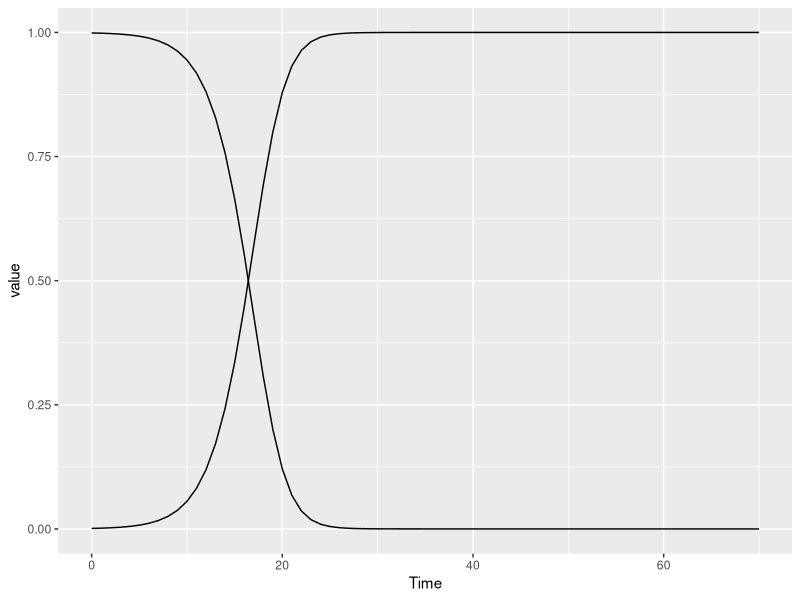

Write R code to recreate this figure.
library("dplyr")
library("ggplot2")
library("reshape2")

  
infected<-1
hosts<-1000
t<-0
I<-infected/hosts
S<-1-I
beta<-.5


  simodeldf<-data.frame(Susceptible=S,Infected=I,Time=t)
  
  while(I<1){
  if(I<1){
  
  ds<- -beta*I*S
  di<- beta*I*S
  

  
  I<-I + di
  S <- S + ds
  
  
  t<-t+1
  
  simodeldf<-rbind(simodeldf,data.frame(Susceptible=S,Infected=I,Time=t))
  } else {
    break
  }
  }
  
tablemelt<-melt(simodeldf,id.vars="Time")

ggplot(tablemelt)+geom_line(aes(x=Time,y=value,group=variable))